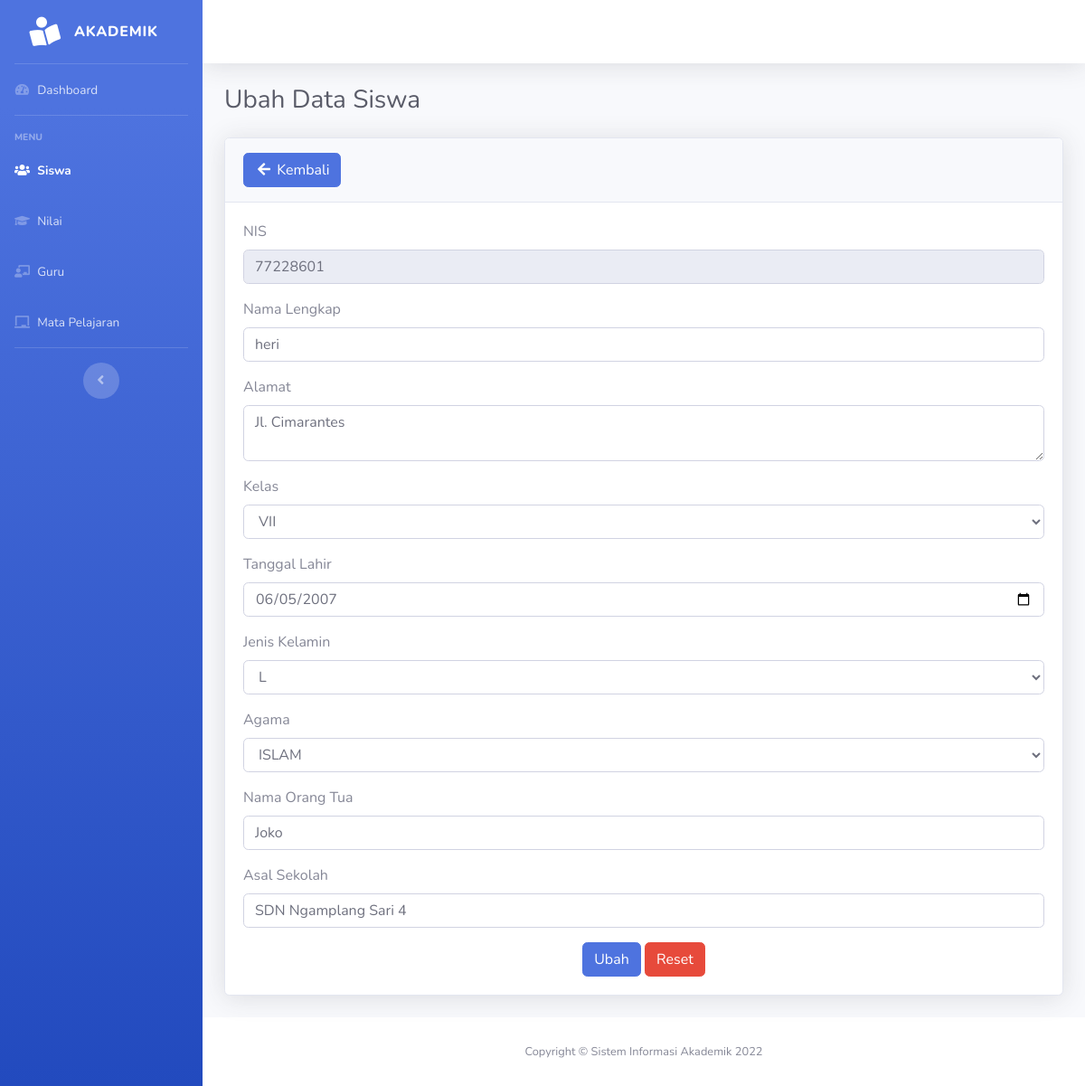
Screenshot of /siswa/siswa-edit.php?nis=77228601 with the database file from the repository.
### tables this page shows
CREATE TABLE `siswa` (
  `nis` varchar(8) NOT NULL,
  `nama` varchar(30) NOT NULL,
  `alamat` varchar(30) DEFAULT NULL,
  `kelas` enum('VII','VIII','IX') NOT NULL,
  `tanggal_lahir` date DEFAULT NULL,
  `jenis_kelamin` enum('L','P') DEFAULT NULL,
  `agama` enum('ISLAM','PROTESTAN','KATHOLIK','HINDU','BUDHA','KONGHUCU','LAINNYA') DEFAULT NULL,
  `orang_tua` varchar(30) DEFAULT NULL,
  `asal_sekolah` varchar(50) NOT NULL
);

### functions.php (called while the page is built, shortened)
<?php
function ambilsatubaris($conn, $query)
{
    $db = mysqli_query($conn, $query);
    return mysqli_fetch_assoc($db);
}
	?>

### siswa/siswa-edit.php (the view, shortened to what this page needs)
<?php
include_once("../functions.php");
$nis = $_GET['nis'];
$query = "SELECT * FROM siswa WHERE nis='$nis'";
$ubah = ambilsatubaris($con, $query);
$kelas = ['VII', 'VIII', 'IX'];
$agama = ['ISLAM', 'PROTESTAN', 'KATHOLIK', 'HINDU', 'BUDHA', 'KONGHUCU', 'LAINNYA'];
$jenis = ['L', 'P'];
?>
<!DOCTYPE html>
<html lang="en">
<head>
    <link href="../assets/vendor/fontawesome-free/css/all.min.css" rel="stylesheet" type="text/css">
    <link href="../assets/css/sb-admin-2.min.css" rel="stylesheet">
    <link href="../assets/vendor/datatables/dataTables.bootstrap4.min.css" rel="stylesheet">
</head>
<body id="page-top">
    <div id="wrapper">
       <?php include_once("../layout/sidebar.php") ?>
        <div id="content-wrapper" class="d-flex flex-column">
            <div id="content">
            <?php include_once("../layout/topbar.php") ?>
                <div class="container-fluid">
                    <h1 class="h3 mb-4 text-gray-800">Ubah Data Siswa</h1>
                    <div class="card shadow mb-4">
                        <div class="card-header py-3">
                            <a href="javascript:void(0)" onclick="window.history.back();" class="btn btn-primary box-title"><i class="fa fa-arrow-left fa-fw"></i> Kembali</a>
                        </div>
                        <div class="card-body">
                <form method="post" action="">
                    <div class="form-group">
                        <label>NIS</label>
                        <input type="text" name="nis" value="<?= $ubah['nis'];?>" class="form-control" readonly>
                    </div>
                    <div class="form-group">
                        <label>Nama Lengkap</label>
                        <input type="text" name="nama" value="<?= $ubah['nama'];?>" class="form-control">
                    </div>
                    <div class="form-group">
                        <label>Alamat</label>
                        <textarea name="alamat" class="form-control"><?= $ubah['alamat'];?> </textarea>
                    </div>
                    <div class="form-group">
                        <label>Kelas</label>
                        <select name="kelas" class="form-control">
                            <?php foreach ($kelas as $key) : ?>
                                <?php if ($key == $ubah['kelas']) : ?>
                                    <option value="<?= $key ?>" selected><?= $key ?></option>
                                <?php else : ?>
                                    <option value="<?= $key ?>"><?= $key ?></option>
                                <?php endif; ?>
                            <?php endforeach; ?>
                        </select>
                    </div>
                    <div class="form-group">
                        <label>Tanggal Lahir</label>
                        <input type="date" name="tanggal" value="<?= $ubah['tanggal_lahir']; ?>" class="form-control">
                    </div>
                    <div class="form-group">
                        <label>Jenis Kelamin</label>
                        <select name="jenis_kelamin" class="form-control">
                            <?php foreach ($jenis as $key) : ?>
                                <?php if ($key == $ubah['jenis_kelamin']) : ?>
                                    <option value="<?= $key ?>" selected><?= $key ?></option>
                                <?php else : ?>
                                    <option value="<?= $key ?>"><?= $key ?></option>
                                <?php endif; ?>
                            <?php endforeach; ?>
                        </select>
                    </div>
                    <div class="form-group">
                        <label>Agama</label>
                        <select name="agama" class="form-control">
                            <?php foreach ($agama as $key) : ?>
                                <?php if ($key == $ubah['agama']) : ?>
                                    <option value="<?= $key ?>" selected><?= $key ?></option>
                                <?php else : ?>
                                    <option value="<?= $key ?>"><?= $key ?></option>
                                <?php endif; ?>
                            <?php endforeach; ?>
                        </select>
                    </div>
                    <div class="form-group">
                        <label>Nama Orang Tua</label>
                        <input type="text" name="orang_tua" value="<?= $ubah['orang_tua']?>" class="form-control">
                    </div>
                    <div class="form-group">
                        <label>Asal Sekolah</label>
                        <input type="text" name="asal_sekolah" value="<?= $ubah['asal_sekolah'] ?>" class="form-control">
                    </div>
                    <div class="text-center">
                        <button type="submit" name="btn-ubah" id="ubah" class="btn btn-primary">Ubah</button>
                        <button type="reset" class="btn btn-danger">Reset</button>
                    </div>
                </form>
                        </div>
                </div>
            </div>
            <?php include_once("../layout/footer.php") ?>
        </div>
    </div>
</body>
</html>

### rows the page displays
siswa: nis "77228601", nama "heri", alamat "Jl. Cimarantes", kelas "VII", tanggal "06/05/2007", jenis_kelamin "L", agama "ISLAM", orang_tua "Joko", asal_sekolah "SDN Ngamplang Sari 4"
